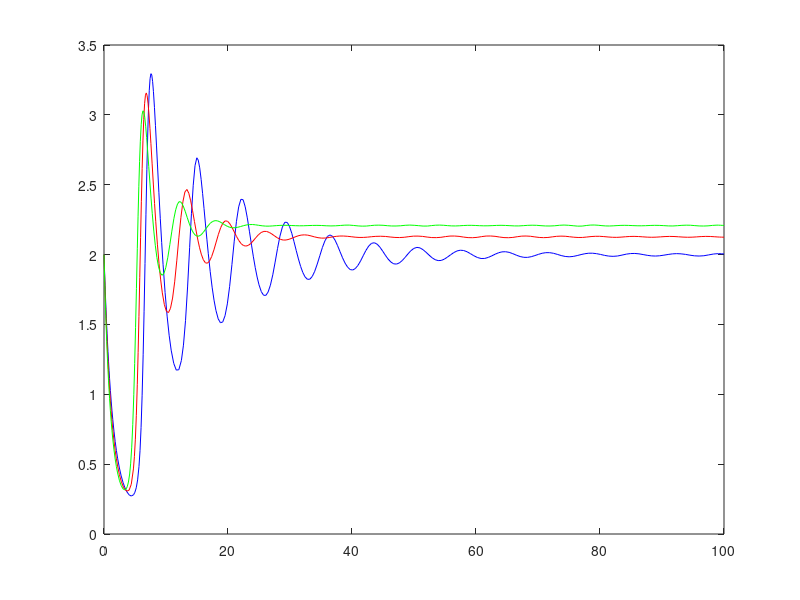

Here is the MATLAB script that generated this plot: (Note: this script raises an error after producing the figure.)
function model
[T,Y]   = ode45(@Bqfun1,[0 100],[2 2]);
[T1,Y1] = ode45(@Bqfun2,[0 100],[2 2]);
[T2,Y2] = ode45(@Bqfun3,[0 100],[2 2]);

plot (T,Y(:,2),'b',T1,Y1(:,2),'r',T2,Y2(:,2),'g');
h=legend('delta0 = 0.9','delta0 = 1','delta0= 1.1',3)
xlabel('t');
ylabel('y');

function dy1 = Bqfun1(t,y)
dy1 = zeros(2,1);
r=0.5; K=10; beta=0.4; alpha=0.7; a=0.04; b=0.07; c=0.7; delta0=0.9;  delta1=.3;
dy1=[(r*y(1)*(1-(y(1)/K))*(y(1)-beta)-alpha*y(1)*y(2)/(1+a*y(1)+b*y(2)))
    (c*alpha*y(1)*y(2)/(1+a*y(1)+b*y(2))-delta0*y(2)-delta1*y(2)*y(2))]

function dy2 = Bqfun2(t,y)
dy2 = zeros(2,1);
r=0.5; K=10; beta=0.4; alpha=0.7; a=0.04; b=0.07; c=0.7; delta0=1;  delta1=.3;
dy2=[(r*y(1)*(1-(y(1)/K))*(y(1)-beta)-alpha*y(1)*y(2)/(1+a*y(1)+b*y(2)))
    (c*alpha*y(1)*y(2)/(1+a*y(1)+b*y(2))-delta0*y(2)-delta1*y(2)*y(2))]

function dy3 = Bqfun3(t,y)
dy3 = zeros(2,1);
r=0.5; K=10; beta=0.4; alpha=0.7; a=0.04; b=0.07; c=0.7; delta0=1.1;  delta1=.3;
dy3=[(r*y(1)*(1-(y(1)/K))*(y(1)-beta)-alpha*y(1)*y(2)/(1+a*y(1)+b*y(2)))
    (c*alpha*y(1)*y(2)/(1+a*y(1)+b*y(2))-delta0*y(2)-delta1*y(2)*y(2))]
